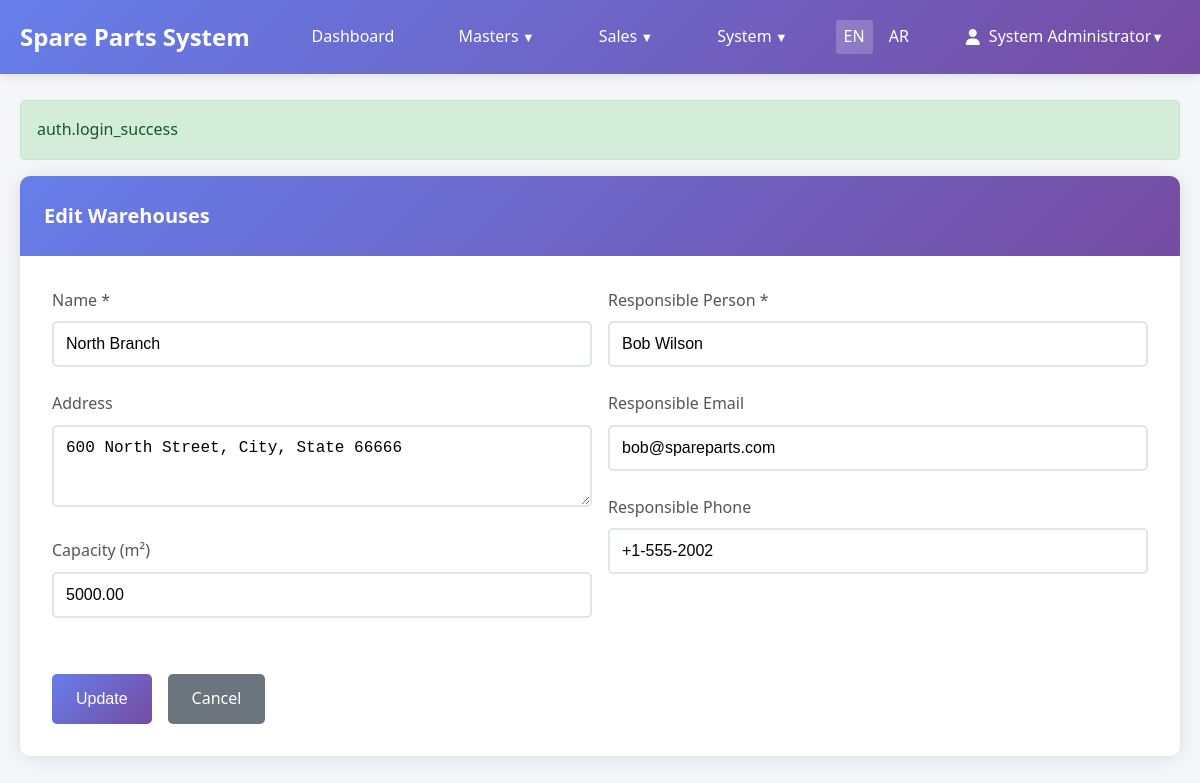
The app's page /warehouses/2/edit (signed in) with its own data.
### tables this page shows
CREATE TABLE `sp_warehouses` (
  `id` int NOT NULL AUTO_INCREMENT,
  `name` varchar(255) NOT NULL,
  `address` text,
  `capacity` decimal(10,2) DEFAULT NULL,
  `responsible_name` varchar(255) DEFAULT NULL,
  `responsible_email` varchar(255) DEFAULT NULL,
  `responsible_phone` varchar(50) DEFAULT NULL,
  `created_at` timestamp NOT NULL DEFAULT CURRENT_TIMESTAMP,
  PRIMARY KEY (`id`),
  KEY `idx_name` (`name`)
);

### app/core/Controller.php (called while the page is built, shortened)
<?php
class Controller
{
    protected function view(string $view, array $data = []): void
    {
        extract($data);
        $viewPath = __DIR__ . "/../views/{$view}.php";
        require $viewPath;
    }
}

### app/controllers/WarehouseController.php (called while the page is built, shortened)
<?php
class WarehouseController extends Controller
{
    private Warehouse $warehouseModel;
    public function __construct()
    {
        $this->warehouseModel = new Warehouse();
    }
    public function edit(array $params): void
    {
        $id = (int) $params['id'];
        $warehouse = $this->warehouseModel->find($id);
        $this->view('warehouses/form', compact('warehouse'));
    }
}

### public/index.php (called while the page is built, shortened)
<?php
require_once __DIR__ . '/../app/core/Autoloader.php';
$router = new Router();
$router->get('/', 'AuthController@loginForm');
$router->get('/login', 'AuthController@loginForm');
$router->post('/login', 'AuthController@login');
$router->get('/logout', 'AuthController@logout');
$router->resolve();

### app/core/I18n.php (called while the page is built, shortened)
<?php
class I18n
{
    private static string $locale = 'en';
    private static array $translations = [];
    public static function init(string $locale): void
    {
        $validLocales = ['en', 'ar'];
        self::$locale = in_array($locale, $validLocales) ? $locale : 'en';
    }
    public static function t(string $key, array $params = []): string
    {
        $translation = self::getTranslation($key);
        return $translation;
    }
    private static function getTranslation(string $key): string
    {
        $keys = explode('.', $key);
        $translation = self::$translations;
        foreach ($keys as $k) {
            if (isset($translation[$k])) {
                $translation = $translation[$k];
            } else {
                error_log("Translation not found for key: $key in locale: " . self::$locale);
                return $key;
            }
        }
        return is_string($translation) ? $translation : $key;
    }
    private static function loadTranslations(): void
    {
        $langFile = __DIR__ . "/../lang/" . self::$locale . ".php";
        if (file_exists($langFile)) {
            self::$translations = require $langFile;
        } else {
            error_log("Language file not found: $langFile");
            self::$translations = [];
        }
    }
}

### app/core/Autoloader.php (called while the page is built, shortened)
<?php
class Autoloader
{
    private static array $namespaces = [];
    public static function addNamespace(string $prefix, string $baseDir): void
    {
        $prefix = trim($prefix, '\\') . '\\';
        $baseDir = rtrim($baseDir, DIRECTORY_SEPARATOR) . '/';
        if (!isset(self::$namespaces[$prefix])) {
            self::$namespaces[$prefix] = [];
        }
        array_push(self::$namespaces[$prefix], $baseDir);
    }
    public static function load(string $class): bool
    {
        $prefix = $class;
        while (false !== $pos = strrpos($prefix, '\\')) {
            $prefix = substr($class, 0, $pos + 1);
            $relativeClass = substr($class, $pos + 1);
            $mappedFile = self::loadMappedFile($prefix, $relativeClass);
            if ($mappedFile) {
                return $mappedFile;
            }
            $prefix = rtrim($prefix, '\\');
        }
        return false;
    }
    private static function loadMappedFile(string $prefix, string $relativeClass): bool
    {
        if (!isset(self::$namespaces[$prefix])) {
            return false;
        }
        foreach (self::$namespaces[$prefix] as $baseDir) {
            $file = $baseDir . str_replace('\\', '/', $relativeClass) . '.php';
            $fileLower = $baseDir . str_replace('\\', '/', strtolower($relativeClass)) . '.php';
            if (self::requireFile($fileLower)) {
                return true;
            }
        }
        return false;
    }
    private static function requireFile(string $file): bool
    {
        if (file_exists($file)) {
            return true;
        }
        return false;
    }
}

### app/config/DB.php (called while the page is built, shortened)
<?php
class DB
{
    private static ?PDO $instance = null;
    public static function getInstance(): PDO
    {
        if (self::$instance === null) {
            try {
                $config = Config::$database;
                $dsn = "mysql:host={$config['host']};dbname={$config['dbname']};charset={$config['charset']}";
                self::$instance = new PDO(
                    $dsn,
                    $config['username'],
                    $config['password'],
                    $config['options']
                );
            } catch (PDOException $e) {
                error_log("Database connection failed: " . $e->getMessage());
                throw new PDOException('Database connection failed: ' . $e->getMessage());
            }
        }
        return self::$instance;
    }
    public static function query(string $sql, array $params = []): \PDOStatement
    {
        try {
            $stmt = self::getInstance()->prepare($sql);
            $stmt->execute($params);
            return $stmt;
        } catch (PDOException $e) {
            error_log("Query failed: " . $e->getMessage());
            throw $e;
        }
    }
}

### app/core/Model.php (called while the page is built, shortened)
<?php
class Model
{
    protected string $table;
    protected string $primaryKey = 'id';
    public function find(int $id): ?array
    {
        $stmt = DB::query("SELECT * FROM {$this->table} WHERE {$this->primaryKey} = ?", [$id]);
        $result = $stmt->fetch();
        return $result ?: null;
    }
}

### app/core/Helpers.php (called while the page is built, shortened)
<?php
class Helpers
{
    public static function escape($value): string
    {
        return htmlspecialchars($value, ENT_QUOTES, 'UTF-8');
    }
}

### app/views/warehouses/form.php (the view, shortened to what this page needs)
<?php
$isEdit = isset($warehouse);
?>
<div class="card">
    <div class="card-header">
        <h1 class="card-title">
            <?= $isEdit ? I18n::t('actions.edit') : I18n::t('actions.create') ?> <?= I18n::t('navigation.warehouses') ?>
        </h1>
    </div>
    <div class="card-body">
        <form method="POST" action="<?= $isEdit ? '/warehouses/' . $warehouse['id'] : '/warehouses' ?>">
            <div class="row">
                <div class="col-md-6">
                    <div class="form-group">
                        <label for="name" class="form-label"><?= I18n::t('common.name') ?> *</label>
                        <input
                            type="text"
                            name="name"
                            id="name"
                            class="form-control"
                            value="<?= $isEdit ? Helpers::escape($warehouse['name']) : Helpers::old('name') ?>"
                            required
                        >
                    </div>
                    <div class="form-group">
                        <label for="address" class="form-label"><?= I18n::t('common.address') ?></label>
                        <textarea
                            name="address"
                            id="address"
                            class="form-control"
                            rows="3"
                        ><?= $isEdit ? Helpers::escape($warehouse['address']) : Helpers::old('address') ?></textarea>
                    </div>
                    <div class="form-group">
                        <label for="capacity" class="form-label">Capacity (m²)</label>
                        <input
                            type="number"
                            name="capacity"
                            id="capacity"
                            class="form-control"
                            step="0.01"
                            min="0"
                            value="<?= $isEdit ? $warehouse['capacity'] : Helpers::old('capacity') ?>"
                        >
                    </div>
                </div>
                <div class="col-md-6">
                    <div class="form-group">
                        <label for="responsible_name" class="form-label">Responsible Person *</label>
                        <input
                            type="text"
                            name="responsible_name"
                            id="responsible_name"
                            class="form-control"
                            value="<?= $isEdit ? Helpers::escape($warehouse['responsible_name']) : Helpers::old('responsible_name') ?>"
                            required
                        >
                    </div>
                    <div class="form-group">
                        <label for="responsible_email" class="form-label">Responsible Email</label>
                        <input
                            type="email"
                            name="responsible_email"
                            id="responsible_email"
                            class="form-control"
                            value="<?= $isEdit ? Helpers::escape($warehouse['responsible_email']) : Helpers::old('responsible_email') ?>"
                        >
                    </div>
                    <div class="form-group">
                        <label for="responsible_phone" class="form-label">Responsible Phone</label>
                        <input
                            type="text"
                            name="responsible_phone"
                            id="responsible_phone"
                            class="form-control"
                            value="<?= $isEdit ? Helpers::escape($warehouse['responsible_phone']) : Helpers::old('responsible_phone') ?>"
                        >
                    </div>
                </div>
            </div>
            <div style="display: flex; gap: 1rem; margin-top: 2rem;">
                <button type="submit" class="btn btn-primary">
                    <?= $isEdit ? I18n::t('actions.update') : I18n::t('actions.create') ?>
                </button>
                <a href="/warehouses" class="btn btn-secondary"><?= I18n::t('actions.cancel') ?></a>
            </div>
        </form>
    </div>
</div>
<?php
include __DIR__ . '/../layouts/base.php';
?>

### app/core/Router.php (shortened to what this page needs)
<?php
class Router
{
    private array $routes = [];
    private array $groupStack = [];
    public function group(array $attributes, callable $callback): void
    {
        $this->groupStack[] = $attributes;
        array_pop($this->groupStack);
    }
    private function addRoute(string $method, string $path, string $action): void
    {
        $path = '/' . trim($path, '/');
        if ($path !== '/') {
            $path = rtrim($path, '/');
        }
        $route = [
            'method' => $method,
            'path' => $path,
            'action' => $action,
            'middleware' => $this->getGroupMiddleware()
        ];
        $this->routes[] = $route;
    }
    private function getGroupMiddleware(): array
    {
        $middleware = [];
        foreach ($this->groupStack as $group) {
            if (isset($group['auth']) && $group['auth']) {
                $middleware[] = 'auth';
            }
        }
        return $middleware;
    }
    public function resolve(): void
    {
        $method = $_SERVER['REQUEST_METHOD'];
        $path = parse_url($_SERVER['REQUEST_URI'], PHP_URL_PATH);
        $path = '/' . trim($path, '/');
        if ($path !== '/') {
            $path = rtrim($path, '/');
        }
        foreach ($this->routes as $route) {
            if ($route['method'] === $method && $this->matchPath($route['path'], $path)) {
                $this->executeAction($route['action'], $this->extractParams($route['path'], $path));
                return;
            }
        }
    }
    private function matchPath(string $routePath, string $requestPath): bool
    {
        $pattern = preg_replace('/\{[^}]+\}/', '([^/]+)', $routePath);
        $pattern = '#^' . $pattern . '$#';
        return (bool) preg_match($pattern, $requestPath);
    }
    private function extractParams(string $routePath, string $requestPath): array
    {
        $params = [];
        preg_match_all('/\{([^}]+)\}/', $routePath, $paramNames);
        $pattern = preg_replace('/\{[^}]+\}/', '([^/]+)', $routePath);
        $pattern = '#^' . $pattern . '$#';
        if (preg_match($pattern, $requestPath, $matches)) {
            array_shift($matches);
            foreach ($paramNames[1] as $index => $name) {
                if (isset($matches[$index])) {
                    $params[$name] = $matches[$index];
                }
            }
        }
        return $params;
    }
    private function executeAction(string $action, array $params = []): void
    {
        [$controllerName, $methodName] = explode('@', $action);
        $controller = new $controllerClass();
        $controller->$methodName($params);
    }
}

### public/assets/css/app.css (style rules this page uses)
* { margin: 0; padding: 0; box-sizing: border-box; }
body { font-family: 'Segoe UI', Tahoma, Geneva, Verdana, sans-serif; line-height: 1.6; color: #333; background-color: #f4f6f9; }
.card { background: white; border-radius: 10px; box-shadow: 0 2px 20px rgba(0,0,0,0.1); overflow: hidden; margin-bottom: 2rem; }
.card-header { background: linear-gradient(135deg, #667eea 0%, #764ba2 100%); color: white; padding: 1.5rem; border-bottom: none; }
.card-title { font-size: 1.25rem; margin: 0; }
.card-body { padding: 2rem; }
.form-group { margin-bottom: 1.5rem; }
.form-label { display: block; margin-bottom: 0.5rem; font-weight: 500; color: #555; }
.form-control { width: 100%; padding: 0.75rem; border: 2px solid #e1e5e9; border-radius: 5px; font-size: 1rem; transition: border-color 0.3s, box-shadow 0.3s; }
.btn { padding: 0.75rem 1.5rem; border: none; border-radius: 5px; font-size: 1rem; cursor: pointer; text-decoration: none; display: inline-block; text-align: center; transition: all 0.3s; font-weight: 500; }
.btn-primary { background: linear-gradient(135deg, #667eea 0%, #764ba2 100%); color: white; }
.btn-secondary { background-color: #6c757d; color: white; }
.row { display: flex; flex-wrap: wrap; margin: -0.5rem; }
.col-md-6 { flex: 0 0 50%; max-width: 50%; padding: 0.5rem; }

### records on screen
sp_warehouses: name "North Branch", address "600 North Street, City, State 66666", capacity "5000.00", responsible_name "Bob Wilson", responsible_email "bob@spareparts.com", responsible_phone "+1-555-2002"

### other values on screen
Helpers::escape($message) "auth.login_success"
